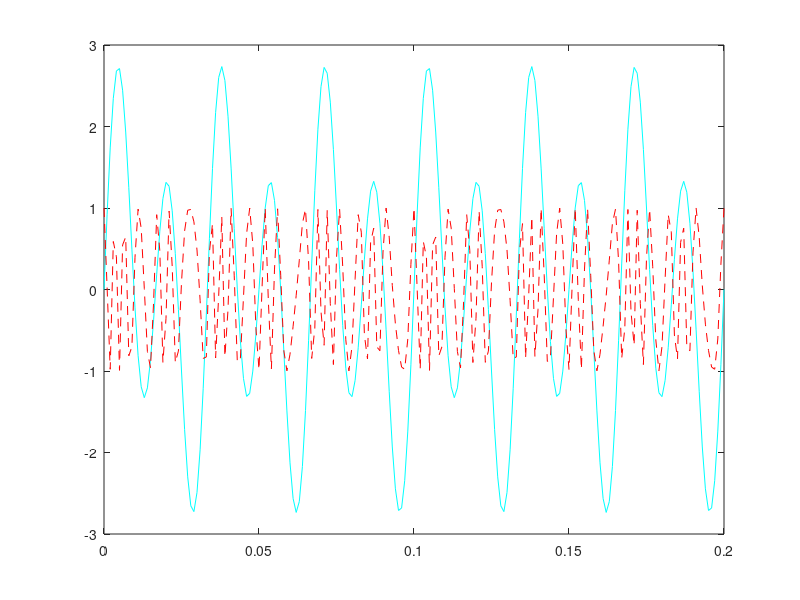
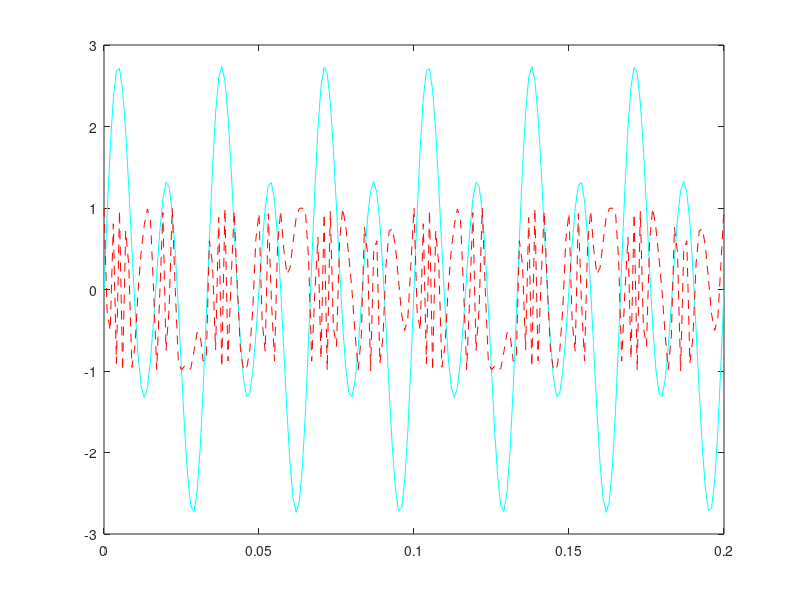

The MATLAB script that drew these images, in order: (Note: this script raises an error after producing the figures.)


fs = 1000; 
fc=200;
t=0:1/fs:0.2;
fd=50;

x= sin (2*pi*30*t) + 2*sin (2*pi*60*t) ;
y= fmmod (x,fc,fs,fd);
plot(t,x,'c',t,y,'r--');
fd=100;
figure;
out= fmmod (x,fc,fs,fd);
plot(t,x,'c',t,out,'r--');

figure;
demodu= fmdemod(out,fc,fs,fd);
plot(t,x,'c',t,demodu,'r--');
